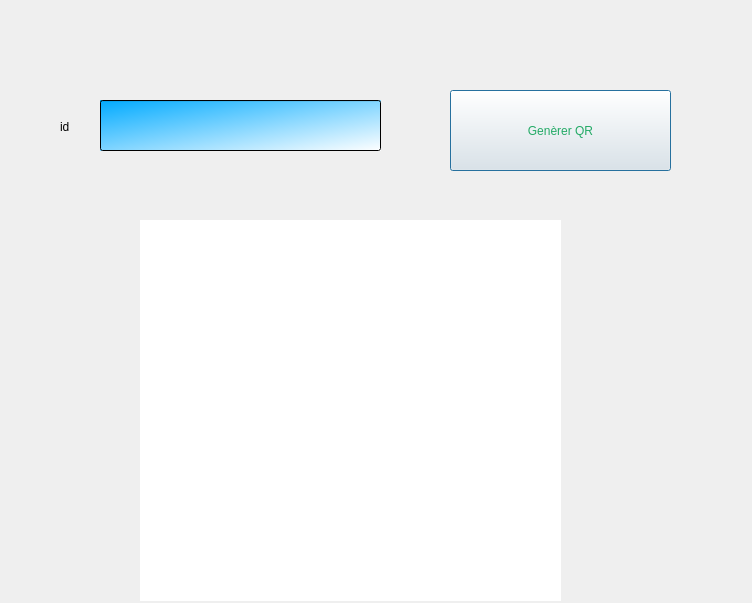
<?xml version="1.0" encoding="UTF-8"?>
<ui version="4.0">
 <class>QRCodeDialog</class>
 <widget class="QDialog" name="QRCodeDialog">
  <property name="geometry">
   <rect>
    <x>0</x>
    <y>0</y>
    <width>752</width>
    <height>603</height>
   </rect>
  </property>
  <property name="windowTitle">
   <string>Dialog</string>
  </property>
  <widget class="QPushButton" name="pushButton_generate">
   <property name="geometry">
    <rect>
     <x>450</x>
     <y>90</y>
     <width>221</width>
     <height>81</height>
    </rect>
   </property>
   <property name="styleSheet">
    <string notr="true">QPushButton {
color: rgb(35, 170, 102);
}
QPushButton:hover {
   border-color: qconicalgradient(cx:0.5, cy:0.5, angle:0, stop:0 rgba(35, 40, 3, 255), stop:0.16 rgba(136, 106, 22, 255), stop:0.225 rgba(166, 140, 41, 255), stop:0.285 rgba(204, 181, 74, 255), stop:0.345 rgba(235, 219, 102, 255), stop:0.415 rgba(245, 236, 112, 255), stop:0.52 rgba(209, 190, 76, 255), stop:0.57 rgba(187, 156, 51, 255), stop:0.635 rgba(168, 142, 42, 255), stop:0.695 rgba(202, 174, 68, 255), stop:0.75 rgba(218, 202, 86, 255), stop:0.815 rgba(208, 187, 73, 255), stop:0.88 rgba(187, 156, 51, 255), stop:0.935 rgba(137, 108, 26, 255), stop:1 rgba(35, 40, 3, 255));
background-color: qlineargradient(spread:pad, x1:0, y1:0, x2:1, y2:1, stop:0 rgba(0, 170, 255, 255), stop:1 rgba(255, 255, 255, 255));
}</string>
   </property>
   <property name="text">
    <string>Genèrer QR</string>
   </property>
  </widget>
  <widget class="QLineEdit" name="lineEdit_ID">
   <property name="geometry">
    <rect>
     <x>100</x>
     <y>100</y>
     <width>281</width>
     <height>51</height>
    </rect>
   </property>
   <property name="styleSheet">
    <string notr="true">border-color: qconicalgradient(cx:0.5, cy:0.5, angle:0, stop:0 rgba(35, 40, 3, 255), stop:0.16 rgba(136, 106, 22, 255), stop:0.225 rgba(166, 140, 41, 255), stop:0.285 rgba(204, 181, 74, 255), stop:0.345 rgba(235, 219, 102, 255), stop:0.415 rgba(245, 236, 112, 255), stop:0.52 rgba(209, 190, 76, 255), stop:0.57 rgba(187, 156, 51, 255), stop:0.635 rgba(168, 142, 42, 255), stop:0.695 rgba(202, 174, 68, 255), stop:0.75 rgba(218, 202, 86, 255), stop:0.815 rgba(208, 187, 73, 255), stop:0.88 rgba(187, 156, 51, 255), stop:0.935 rgba(137, 108, 26, 255), stop:1 rgba(35, 40, 3, 255));
background-color: qlineargradient(spread:pad, x1:0, y1:0, x2:1, y2:1, stop:0 rgba(0, 170, 255, 255), stop:1 rgba(255, 255, 255, 255));</string>
   </property>
  </widget>
  <widget class="QLabel" name="label">
   <property name="geometry">
    <rect>
     <x>60</x>
     <y>120</y>
     <width>47</width>
     <height>14</height>
    </rect>
   </property>
   <property name="text">
    <string>id</string>
   </property>
  </widget>
  <widget class="QLabel" name="label_QRCode">
   <property name="geometry">
    <rect>
     <x>140</x>
     <y>220</y>
     <width>421</width>
     <height>381</height>
    </rect>
   </property>
   <property name="styleSheet">
    <string notr="true">QLabel {
    background-color: white;
   

}
</string>
   </property>
   <property name="text">
    <string/>
   </property>
  </widget>
 </widget>
 <resources/>
 <connections/>
</ui>
